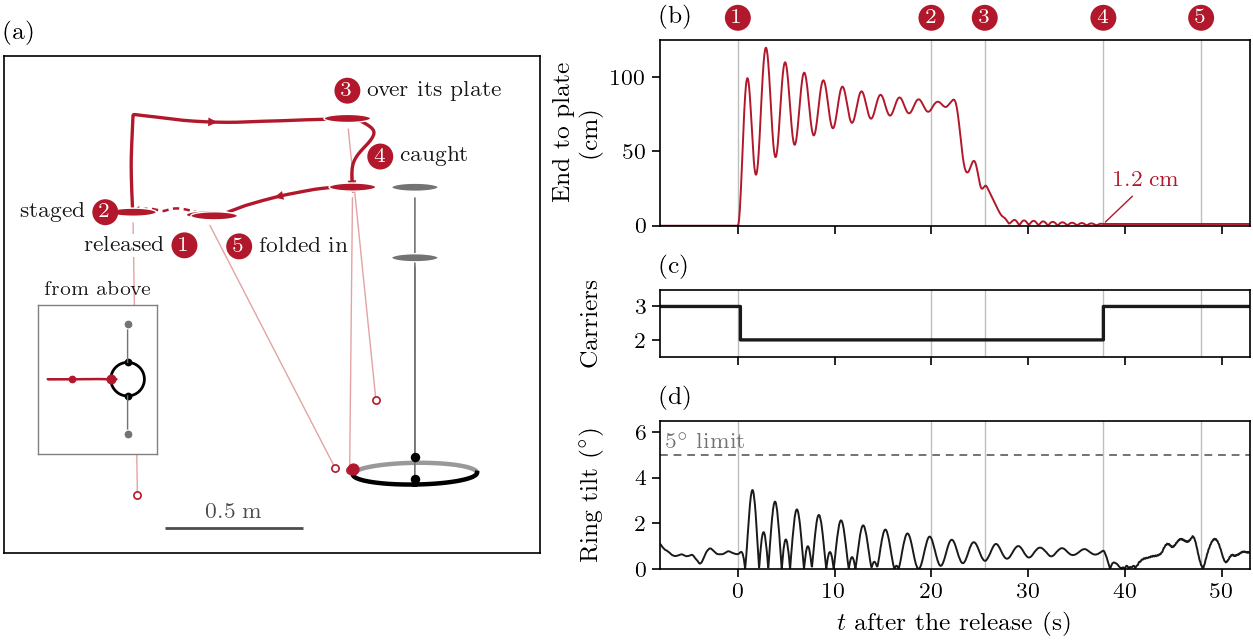

Source code (Python):
#!/usr/bin/env python3
"""A carrier released from the T flies back to its own plate and is folded in, simulation (redesign of the 23 Oct
fig_rejoin; card docs/experiments/2026-10-23_rejoin_departed.md, E2; run R2594).

Message: the released carrier flies back to its own plate, its cable's end is lowered onto the plate and caught, it
is folded in, and the ring stays level (well under the 5 deg bar) throughout.
Hero (a): a 3-D view of the T from one fixed camera, the rejoiner drawn at five numbered moments (1 released,
2 staged, 3 over its plate, 4 caught, 5 folded in) with its cable as logged, its path between them coloured by its
role (carrying blue, departed grey, rejoining red); the other two carriers and the ring at the catch.
Support (b)-(d), sharing the numbered moments: the distance from the cable's end to its plate point (the rod's pose
in the simulation's state log), the number of carriers (the planner's n), the ring's tilt against the 5 deg bar.
Left out: the lift and the landing, the moments before the release.
Data: R2594 (rj3_pairrelease_rejoin_L100_tip): run.csv (ring and UAVs), events.csv (the moments), the planner log
(n, moved onto the run clock by t_ready_sim), gz_record/state.tlog (the rods), via tools/snapshot_render.py.
"""
import glob
import os
import sys

import numpy as np
import pandas as pd

sys.path.insert(0, os.path.join(os.path.dirname(os.path.abspath(__file__)), '..', 'review_2026-10-30'))
from review30_style import S, TEXT  # noqa: E402

sys.path.insert(0, S.TOOLS)
import snapshot_render as SR  # noqa: E402

RUN, D = 'R2594', 1
TILT_BAR_DEG = 5.0
SUBJ = S.RED                      # the rejoiner, everywhere
PALE = '#e3a3a3'                  # its cables, so its path reads first
CTX = '0.45'                      # the two carriers that stay
AZIM, ELEV = 0.0, 10.0             # from +x, just above: the rejoiner flies in the y-z plane
PRE, POST = 8.0, 5.0              # s shown before the release and after the fold-in
NAMES = ('released', 'staged', 'over its plate', 'caught', 'folded in')


def moments(run):
    ev = {e: t for t, e, a in run.events}
    t, x, y = run.t, run.df[f'd{D}_x'].to_numpy(), run.df[f'd{D}_y'].to_numpy()
    plate = run.plate_world(ev['REJOIN_WELD'], D)
    over = (t > ev['REJOIN_START']) & (t < ev['REJOIN_WELD']) & (np.hypot(x - plate[0], y - plate[1]) < 0.02)
    return ev, [ev['RELEASE'], ev['REJOIN_START'], float(t[over][0]), ev['REJOIN_WELD'], ev['REJOIN_BLEND_OVER']]


def badge(ax, xy, k, off=(0, 0), coords='data', text=None, ha='center'):
    ax.annotate(str(k), xy=xy, xycoords=coords, xytext=off, textcoords='offset points', ha='center', va='center',
                fontsize=7.5, color='white', zorder=20, bbox=dict(boxstyle='circle,pad=0.18', fc=SUBJ, ec='none'))
    if text:
        dx = off[0] + (7 if ha == 'left' else -7)
        ax.annotate(text, xy=xy, xycoords=coords, xytext=(dx, off[1]), textcoords='offset points', ha=ha,
                    va='center', fontsize=8, color=TEXT, zorder=20)


def disc(ax, cam, p, colour, z):
    d = cam(SR._circle(p, np.eye(3), 0.085, 40))
    ax.fill(d[:, 0], d[:, 1], facecolor=colour, edgecolor='white', lw=0.5, zorder=z)


def main():
    (d,) = glob.glob(os.path.join(S.REPO, 'results', '*', f'{RUN}_*'))
    run = SR.Run(d)
    ev, tm = moments(run)
    t0 = tm[0]

    S.setup()
    fig = S.figure('full', 3.2)
    gs = fig.add_gridspec(3, 2, width_ratios=[1.0, 1.1], height_ratios=[1.0, 0.36, 0.8])
    ax = fig.add_subplot(gs[:, 0])
    ax_d = fig.add_subplot(gs[0, 1])
    ax_n = fig.add_subplot(gs[1, 1], sharex=ax_d)
    ax_t = fig.add_subplot(gs[2, 1], sharex=ax_d)

    # (a) one camera: the ring and the two carriers that stay at the catch, the rejoiner at the five moments
    cam = SR.Camera(AZIM, ELEV)
    t_c = tm[3]
    c, rm = run.ring(t_c)
    pts = []
    for i in range(run.n):
        if i == D:
            continue
        top, end = run.cable(t_c, i)
        seg = cam(np.vstack([top, end]))
        ax.plot(seg[:, 0], seg[:, 1], color=CTX, lw=0.6, zorder=3)
        disc(ax, cam, run.uav(t_c, i), CTX, 8 + float(cam.depth(run.uav(t_c, i))[0]))
        pts += [top, end]
    ring = SR._circle(c, rm, run.ring_r)
    uv, far = cam(ring), (cam.depth(ring) - cam.depth(c)[0]) < 0
    for mask, col, z in ((far, '0.6', 2), (~far, 'black', 6)):
        k = np.where(mask, 1.0, np.nan)
        ax.plot(uv[:, 0] * k, uv[:, 1] * k, color=col, lw=1.6, zorder=z)
    pl = cam(c + (rm @ run.plates.T).T)
    ax.plot(pl[:, 0], pl[:, 1], 'o', ms=2.4, color='black', zorder=7)
    ax.plot(pl[D, 0], pl[D, 1], 'o', ms=3.4, color=SUBJ, zorder=7)       # its own plate
    pts += list(ring)

    tt = run.t
    body = run.df[[f'd{D}_x', f'd{D}_y', f'd{D}_z']].to_numpy(float)
    out = (tt >= tm[0]) & (tt <= tm[1])
    back = (tt >= tm[1]) & (tt <= tm[4])
    p = cam(body[out])
    ax.plot(p[:, 0], p[:, 1], color=SUBJ, lw=0.9, ls=(0, (2.5, 1.8)), zorder=5)
    p = cam(body[back])
    ax.plot(p[:, 0], p[:, 1], color=SUBJ, lw=S.LW_HERO, zorder=5)
    # one arrowhead per leg, at its middle: out, climb and transit, descent, fold-in
    legs = ((tm[0], tm[1], 0.5), (tm[1], tm[2], 0.55), (tm[2], tm[3], 0.75), (tm[3], tm[4], 0.5))
    for a, b, f in legs:
        w = np.flatnonzero((tt >= a) & (tt <= b))
        q = cam(body[w])
        L = np.r_[0, np.cumsum(np.hypot(*np.diff(q, axis=0).T))]
        i = int(np.searchsorted(L, f * L[-1]))
        j = int(np.searchsorted(L, f * L[-1] + 0.03))
        ax.annotate('', xy=q[min(j, len(q) - 1)], xytext=q[max(i - 1, 0)],
                    arrowprops=dict(arrowstyle='-|>', color=SUBJ, lw=0, mutation_scale=8, shrinkA=0, shrinkB=0),
                    zorder=6)
    pts += list(body[out | back])
    for k, t in enumerate(tm, start=1):
        top, end = run.cable(t, D)
        if k != 5:                                     # 5 is back where 1 was: one cable for both
            seg = cam(np.vstack([top, end]))
            ax.plot(seg[:, 0], seg[:, 1], color=PALE, lw=0.5, zorder=4)
            ax.plot(seg[1, 0], seg[1, 1], 'o', ms=2.6, mfc='white', mec=SUBJ, mew=0.6, zorder=6)
        disc(ax, cam, run.uav(t, D), SUBJ, 12)
        pts += [top, end]
    # badge and name per moment, offsets in points from the UAV; a white halo where a cable passes behind a name
    halo = dict(boxstyle='square,pad=0.08', fc='white', ec='none')
    place = {1: ((-9, -11), 'right', NAMES[0]), 5: ((9, -11), 'left', NAMES[4]), 2: ((-10, 0), 'right', NAMES[1]),
             3: ((0, 10), 'left', NAMES[2]), 4: ((10, 11), 'left', NAMES[3])}
    for k, (off, ha, text) in place.items():
        xy = cam(run.uav(tm[k - 1], D))[0]
        badge(ax, xy, k, off)
        tx = off[0] + {'right': -7, 'left': 7, 'center': 0}[ha]
        ty = off[1] + (9 if ha == 'center' else 0)
        ax.annotate(text, xy=xy, xytext=(tx, ty), textcoords='offset points', ha=ha, va='center', fontsize=8,
                    color=S.INK, zorder=19, bbox=halo)
    uv = cam(np.vstack(pts))
    lo, hi = uv.min(0), uv.max(0)
    pad = 0.07 * (hi - lo)
    ax.set_xlim(lo[0] - 4.6 * pad[0], hi[0] + 2.5 * pad[0])
    ax.set_ylim(lo[1] - 2.2 * pad[1], hi[1] + 2.2 * pad[1])
    ax.set_aspect('equal')
    ax.set_xticks([])
    ax.set_yticks([])
    xl, yl = ax.get_xlim(), ax.get_ylim()
    a0 = np.array([xl[0] + 0.3 * (xl[1] - xl[0]), yl[0] + 0.05 * (yl[1] - yl[0])])
    ax.plot([a0[0], a0[0] + 0.5], [a0[1]] * 2, color='0.3', lw=1.0, solid_capstyle='butt')
    ax.annotate('0.5 m', xy=(a0[0] + 0.25, a0[1]), xytext=(0, 2), textcoords='offset points', ha='center',
                va='bottom', fontsize=8, color='0.3')

    # inset: the T from above, turned to match (a) (its right is +y, its up is -x: the camera stands at +x)
    ins = ax.inset_axes([0.04, 0.2, 0.27, 0.3])

    def top(p):
        p = np.atleast_2d(p)
        return p[:, 1], -p[:, 0]
    ins.plot(*top(SR._circle(c, rm, run.ring_r)), color='black', lw=1.0)
    plw = c + (rm @ run.plates.T).T
    ins.plot(*top(plw), 'o', ms=1.8, color='black')
    ins.plot(*top(plw[D]), 'o', ms=2.6, color=SUBJ)
    for i in range(run.n):
        u = run.uav(t_c, i) if i != D else run.uav(tm[0], D)
        ins.plot(*top(np.vstack([u, plw[i]])), color=CTX if i != D else PALE, lw=0.5)
        ins.plot(*top(u), 'o', ms=3.2, color=CTX if i != D else SUBJ, mec='white', mew=0.4)
    ins.plot(*top(body[out | back]), color=SUBJ, lw=0.8)
    ins.set_aspect('equal')
    ins.set_xlim(-1.2, 0.4)
    ins.set_ylim(-1.0, 1.0)
    ins.set_xticks([])
    ins.set_yticks([])
    for sp in ins.spines.values():
        sp.set_linewidth(0.5)
        sp.set_color('0.5')
    ins.annotate('from above', xy=(0.5, 1.0), xycoords='axes fraction', xytext=(0, 2), textcoords='offset points',
                 ha='center', va='bottom', fontsize=7, color=S.INK)

    # (b) the cable's end to its plate point (the rod as the state log has it)
    lo_t, hi_t = t0 - PRE, tm[4] + POST
    ts, ends = run.cable_end_series(D)
    dist = np.array([np.linalg.norm(e - run.plate_world(t, D)) for t, e in zip(ts, ends)])
    w = (ts >= lo_t) & (ts <= hi_t)
    ax_d.plot(ts[w] - t0, 100 * dist[w], color=SUBJ, lw=S.LW_CTX, rasterized=True)
    k4 = int(np.searchsorted(ts, tm[3]))
    ax_d.annotate(f'{100 * dist[k4]:.1f} cm', xy=(tm[3] - t0, 100 * dist[k4]), xytext=(4, 12),
                  textcoords='offset points', ha='left', va='bottom', fontsize=8, color=SUBJ,
                  arrowprops=dict(arrowstyle='-', color=SUBJ, lw=0.5, shrinkA=0, shrinkB=1))
    ax_d.set_ylim(0, 125)
    ax_d.set_yticks([0, 50, 100])
    ax_d.set_ylabel('End to plate\n(cm)')

    # (c) the number of carriers (the planner's OCP size)
    (pf,) = glob.glob(os.path.join(d, 'logs', 'dissipative_planner', '*', 'log.csv'))
    pl_log = pd.read_csv(pf, usecols=['sim_time', 'n'])
    tp = pl_log.sim_time.to_numpy() - run.t_ready
    w = (tp >= lo_t) & (tp <= hi_t)
    ax_n.step(tp[w] - t0, pl_log.n.to_numpy()[w], where='post', color=S.INK, lw=S.LW_HERO)
    ax_n.set_ylim(1.5, 3.5)
    ax_n.set_yticks([2, 3])
    ax_n.set_ylabel('Carriers')

    # (d) the ring's tilt
    tilt = run.df.payload_tilt_deg.to_numpy(float)
    w = (tt >= lo_t) & (tt <= hi_t)
    ax_t.plot(tt[w] - t0, tilt[w], color=S.INK, lw=S.LW_CTX, rasterized=True)
    S.ref_line(ax_t, TILT_BAR_DEG, r'$5^\circ$ limit', x=0.0, ha='left', va='bottom', dy=1.0)
    ax_t.set_ylim(0, 6.5)
    ax_t.set_yticks([0, 2, 4, 6])
    ax_t.set_ylabel(r'Ring tilt ($^\circ$)')
    ax_t.set_xlabel(r'$t$ after the release (s)')
    ax_t.set_xlim(-PRE, hi_t - t0)

    for k, t in enumerate(tm, start=1):
        for a in (ax_d, ax_n, ax_t):
            a.axvline(t - t0, color=S.LIGHT, lw=0.5, zorder=0)
        badge(ax_d, (t - t0, 1.0), k, (0, 8), coords=('data', 'axes fraction'))
    for a in (ax_d, ax_n):
        a.tick_params(labelbottom=False)
    fig.align_ylabels([ax_d, ax_n, ax_t])
    S.panel(ax, 'a')
    S.panel(ax_d, 'b')
    S.panel(ax_n, 'c')
    S.panel(ax_t, 'd')

    wfold = (tt >= ev['REJOIN_WELD']) & (tt <= ev['REJOIN_WELD'] + 15.0)
    wrel = (tt >= tm[0]) & (tt <= tm[1])
    print('moments (s after the release):', [round(t - t0, 2) for t in tm])
    print(f"cable end at the catch {100 * dist[np.searchsorted(ts, tm[3])]:.2f} cm; within 2 cm from "
          f"{ts[(ts > tm[1]) & (dist < 0.02)][0] - t0:.1f} s; tilt peak after the release {np.nanmax(tilt[wrel]):.2f} "
          f"deg, in the fold-in (weld..+15 s) {np.nanmax(tilt[wfold]):.2f} deg; weld "
          f"{ev['REJOIN_WELD'] - ev['REJOIN_START']:.2f} s after the rejoin command")
    fig.savefig(os.path.join(os.path.dirname(os.path.abspath(__file__)), 'fig_rejoin.pdf'))
    fig.savefig(os.path.join(os.path.dirname(os.path.abspath(__file__)), 'fig_rejoin.png'), dpi=200)


if __name__ == '__main__':
    main()
